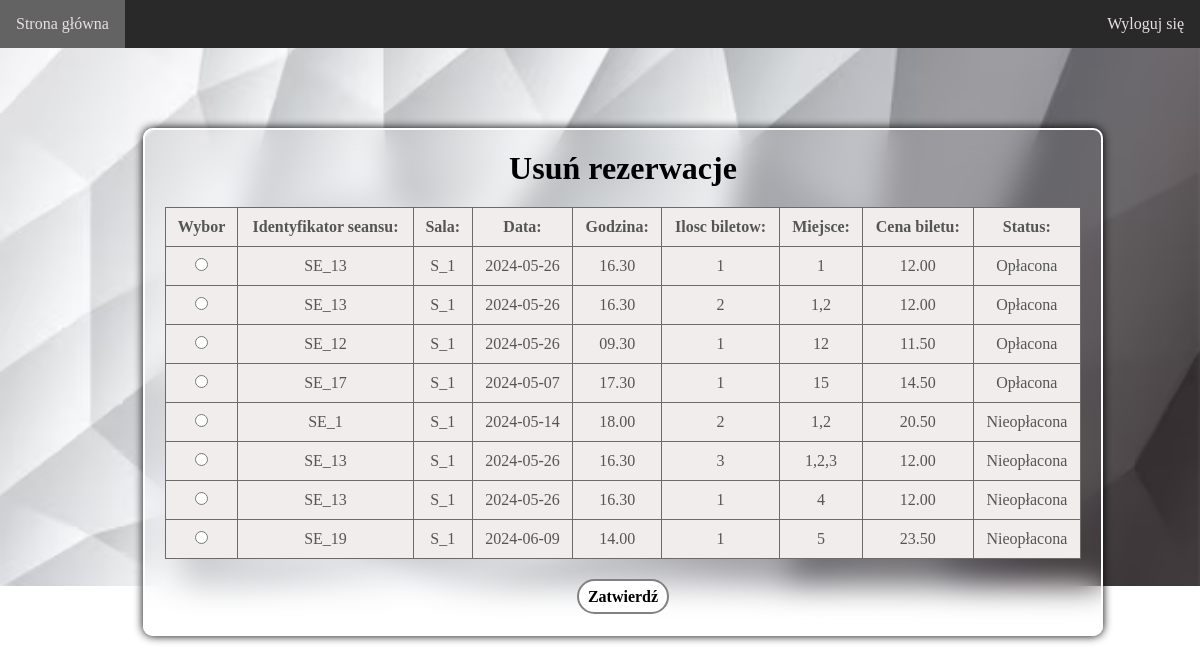
The page /strona/zmienRezerwacje.php (signed in) on the database its author committed.
### tables this page shows
CREATE TABLE `rezerwacja` (
  `ID_Rezerwacja` int(11) NOT NULL,
  `ID_Klient` varchar(100) NOT NULL,
  `ID_Seans` varchar(100) NOT NULL,
  `ID_Sala` varchar(100) NOT NULL,
  `data` date NOT NULL,
  `godzina` varchar(100) NOT NULL,
  `ilosc_biletow` int(11) NOT NULL,
  `miejsce` varchar(100) NOT NULL,
  `cena` varchar(100) NOT NULL,
  `status` tinyint(1) NOT NULL,
  `bilety` tinyint(1) NOT NULL
);

### strona/zmienRezerwacje.php (the view, shortened to what this page needs)
<?php
$connect = get_sql();
$id_klienta = $_COOKIE['id'];
$rezerwacja = "SELECT * FROM rezerwacja WHERE ID_Klient = '$id_klienta'";
$result = mysqli_query($connect, $rezerwacja);
?>
<!DOCTYPE html>
<html lang="en">
<head>
    <link rel="stylesheet" href="zmienRezerwacje.css">
</head>
<div class="naglowek">
        <ul>
            <li><a href="multikino.php">Strona główna </a></li>
            <li style="float:right"><a href="wyloguj.php">Wyloguj się</a></li>
        </ul>
    </div>
<body>
<div class="container">
    <h1>Usuń rezerwacje</h1>
    <?php if (mysqli_num_rows($result) > 0) { ?>
        <form method='post' action='zmianRezerwacje2.php'>
            <table>
                <tr>
                    <th>Wybor</th>
                    <th>Identyfikator seansu:</th>
                    <th>Sala:</th>
                    <th>Data:</th>
                    <th>Godzina:</th>
                    <th>Ilosc biletow:</th>
                    <th>Miejsce:</th>
                    <th>Cena biletu:</th>
                    <th>Status:</th>
                </tr>
                <?php
                mysqli_data_seek($result, 0);
                while ($row = mysqli_fetch_assoc($result,)) { ?>
                    <tr>
                        <td><input type='radio' name='thisIDRezerwacja' value='<?= $row["ID_Rezerwacja"] ?>'></td>
                        <td><?= $row['ID_Seans'] ?></td>
                        <td><?= $row['ID_Sala'] ?></td>
                        <td><?= $row['data'] ?></td>
                        <td><?= $row['godzina'] ?></td>
                        <td><?= $row['ilosc_biletow'] ?></td>
                        <td><?= $row['miejsce'] ?></td>
                        <td><?= $row['cena'] ?></td>
                        <td><?php echo ($row['status'] == 0) ? "Nieopłacona" : "Opłacona"; ?></td>
                    </tr>
                <?php
                }
                ?>
            </table>
            <input type='submit' class="btn" value='Zatwierdź'>
        </form>
    <?php
    } else {
    ?>
        <p>Nie posiadasz żadnej rezerwacji...</p>
    <?php } ?>
    </div>
</body>
</html>

### strona/zmienRezerwacje.css (style rules this page uses)
* { margin: 0; padding: 0; box-sizing: border-box; font-family: Cambria, Cochin, Georgia, Times, 'Times New Roman', serif; }
.naglowek ul { list-style-type: none; margin: 0; padding: 0; overflow: hidden; width: 100%; background-color: rgb(255, 255, 255); }
.naglowek li { float: left; }
.naglowek li a { display: block; color: rgb(231, 225, 225); text-align: center; padding: 15px 16px; text-decoration: none; }

### rows shown on the page
rezerwacja: ID_Seans "SE_13", ID_Sala "S_1", data "2024-05-26", godzina "16.30", ilosc_biletow "1", miejsce "1", cena "12.00", status "Opłacona"
rezerwacja: ID_Seans "SE_13", ID_Sala "S_1", data "2024-05-26", godzina "16.30", ilosc_biletow "2", miejsce "1,2", cena "12.00", status "Opłacona"
rezerwacja: ID_Seans "SE_12", ID_Sala "S_1", data "2024-05-26", godzina "09.30", ilosc_biletow "1", miejsce "12", cena "11.50", status "Opłacona"
rezerwacja: ID_Seans "SE_17", ID_Sala "S_1", data "2024-05-07", godzina "17.30", ilosc_biletow "1", miejsce "15", cena "14.50", status "Opłacona"
rezerwacja: ID_Seans "SE_1", ID_Sala "S_1", data "2024-05-14", godzina "18.00", ilosc_biletow "2", miejsce "1,2", cena "20.50", status "Nieopłacona"
rezerwacja: ID_Seans "SE_13", ID_Sala "S_1", data "2024-05-26", godzina "16.30", ilosc_biletow "3", miejsce "1,2,3", cena "12.00", status "Nieopłacona"
rezerwacja: ID_Seans "SE_13", ID_Sala "S_1", data "2024-05-26", godzina "16.30", ilosc_biletow "1", miejsce "4", cena "12.00", status "Nieopłacona"
rezerwacja: ID_Seans "SE_19", ID_Sala "S_1", data "2024-06-09", godzina "14.00", ilosc_biletow "1", miejsce "5", cena "23.50", status "Nieopłacona"
